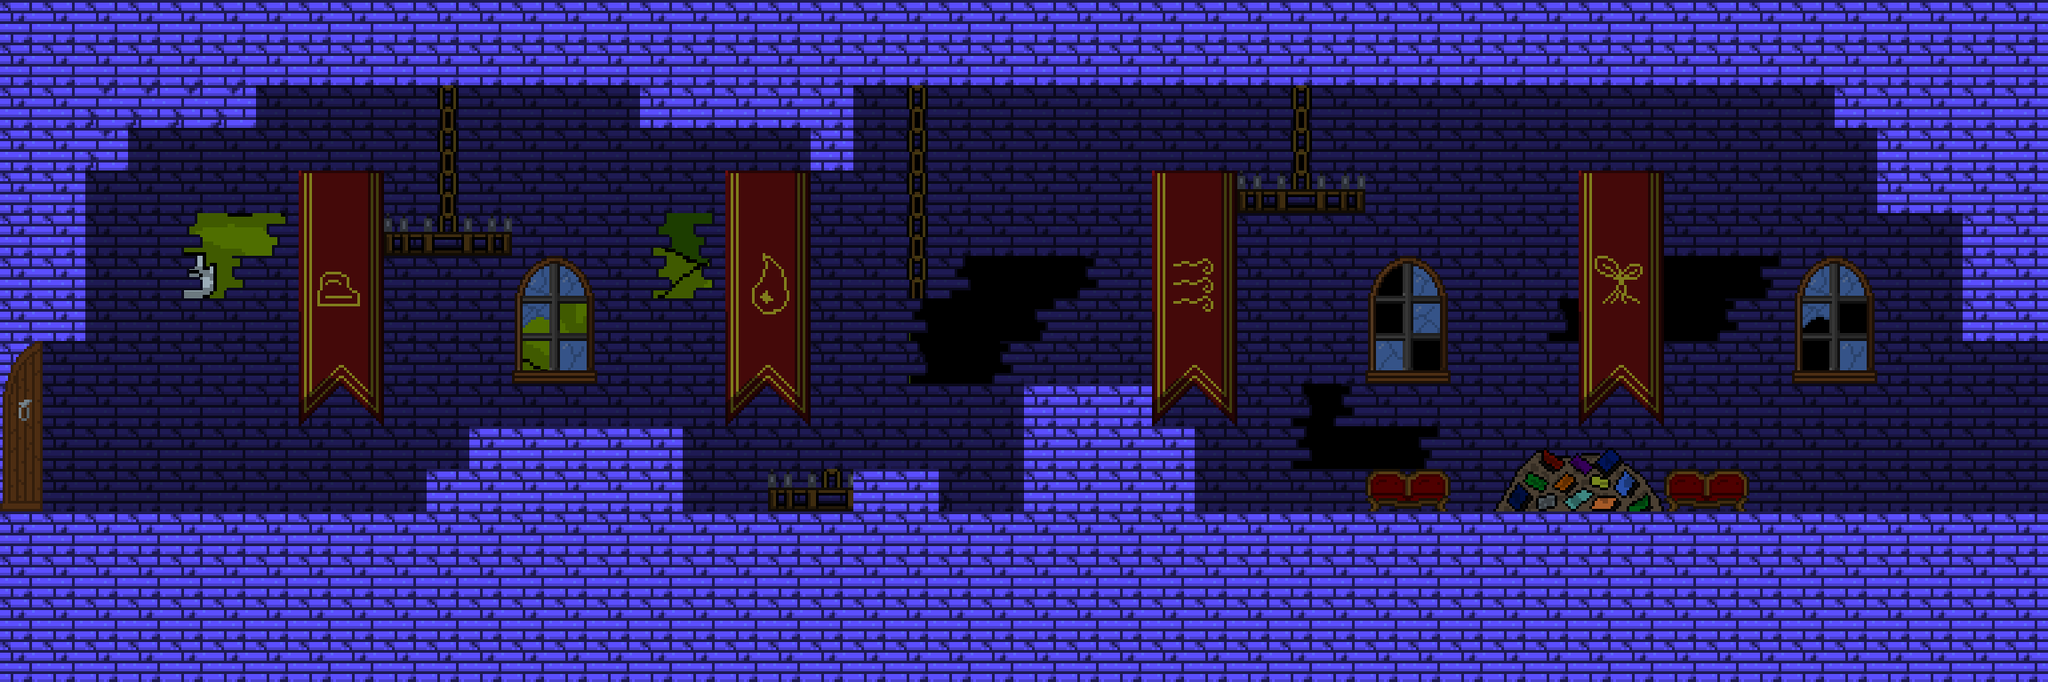

This is a level from a 2D game, rendered from its Tiled map with the project's own tilesets. A one-line summary and the map file follow, with tile-layer data summarised:
An orthogonal 48x16 tile map with 48x48 px tiles, 2 tile layers (back_tiles, front), 2 tilesets, 3 image layers and 23 objects (TextBoxObject, HazardWaterfall, SpawnPoint, Portal).

<map version="1.11" tiledversion="1.11.0" orientation="orthogonal" renderorder="right-down" width="48" height="16" tilewidth="48" tileheight="48" infinite="0" nextlayerid="18" nextobjectid="60">
 <properties>
  <property name="music" type="int" value="1" />
 </properties>
 <tileset firstgid="1" name="tileset01" tilewidth="48" tileheight="48" tilecount="176" columns="16">
  <image source="tilesets/tileset01.png" width="768" height="528" />
 </tileset>
 <tileset firstgid="177" name="objects" tilewidth="48" tileheight="48" tilecount="64" columns="8">
  <image source="objects.png" width="384" height="384" />
 </tileset>
 <imagelayer id="10" name="Image Layer 3">
  <image source="Backgrounds/ground_back.png" width="1024" height="576" />
  <properties>
   <property name="depth" type="int" value="3000" />
   <property name="parallax_x" type="float" value="1" />
   <property name="parallax_y" type="float" value="1" />
   <property name="repeat_y" type="bool" value="true" />
  </properties>
 </imagelayer>
 <imagelayer id="8" name="Image Layer 1">
  <image source="Backgrounds/ground_far.png" width="1024" height="576" />
  <properties>
   <property name="depth" type="int" value="2900" />
   <property name="parallax_x" type="float" value="0.8" />
   <property name="parallax_y" type="float" value="0.8" />
   <property name="repeat_y" type="bool" value="false" />
  </properties>
 </imagelayer>
 <imagelayer id="9" name="Image Layer 2">
  <image source="Backgrounds/ground_front.png" width="1024" height="576" />
  <properties>
   <property name="depth" type="int" value="2800" />
   <property name="parallax_x" type="float" value="0.9" />
   <property name="parallax_y" type="float" value="0.9" />
   <property name="repeat_y" type="bool" value="false" />
  </properties>
 </imagelayer>
 <layer id="11" name="back_tiles" width="48" height="16">
  <properties>
   <property name="depth" type="int" value="1000" />
   <property name="tileset" type="int" value="0" />
  </properties>
  <data>[768 cells, 754 non-empty, 20 distinct tile ids]</data>
 </layer>
 <objectgroup color="#0000ff" id="13" name="walls">
  <properties>
   <property name="isWallLayer" type="bool" value="true" />
  </properties>
  <object id="3" x="0" y="0" width="96" height="384" />
  <object id="5" x="0" y="576" width="2400" height="192" />
  <object id="8" x="96" y="0" width="2304" height="96" />
  <object id="9" x="2208" y="96" width="192" height="288" />
  <object id="11" x="96" y="96" width="192" height="48" />
  <object id="12" x="96" y="144" width="48" height="48" />
  <object id="13" x="480" y="528" width="288" height="48" />
  <object id="14" x="528" y="480" width="240" height="48" />
  <object id="15" x="720" y="432" width="48" height="48" />
  <object id="59" x="528" y="432" width="48" height="48" />
  <object id="16" x="1152" y="432" width="144" height="144" />
  <object id="17" x="1296" y="480" width="48" height="96" />
  <object id="22" x="2064" y="96" width="144" height="48" />
  <object id="23" x="2112" y="144" width="96" height="96" />
  <object id="24" x="720" y="96" width="240" height="48" />
  <object id="25" x="912" y="144" width="48" height="48" />
  <object id="26" x="-48" y="384" width="48" height="192" />
 </objectgroup>
 <layer id="12" name="front" width="48" height="16">
  <properties>
   <property name="depth" type="int" value="900" />
   <property name="tileset" type="int" value="0" />
  </properties>
  <data>[768 cells, 119 non-empty, 67 distinct tile ids]</data>
 </layer>
 <objectgroup id="14" name="objects">
  <object id="40" type="TextBoxObject" x="1680" y="480" width="192" height="96">
   <properties>
    <property name="lore" type="int" value="0" />
    <property name="text" value="why would someone burn these books" />
   </properties>
  </object>
  <object id="54" type="HazardWaterfall" x="576" y="96" width="144" height="384" />
 </objectgroup>
 <objectgroup color="#aa00ff" id="17" name="checkpoints">
  <object id="38" x="1008" y="288" width="240" height="96">
   <properties>
    <property name="room_id" type="int" value="0" />
    <property name="x" type="int" value="96" />
    <property name="y" type="int" value="0" />
   </properties>
  </object>
 </objectgroup>
 <objectgroup color="#ff5500" id="16" name="spawnpoints">
  <object id="27" x="48" y="384" width="48" height="48">
   <properties>
    <property name="id" type="int" value="0" />
   </properties>
  </object>
  <object id="28" type="SpawnPoint" x="2256" y="384" width="48" height="48">
   <properties>
    <property name="id" type="int" value="1" />
   </properties>
  </object>
 </objectgroup>
 <objectgroup color="#00ff00" id="15" name="doors">
  <object id="19" type="Portal" x="2352" y="384" width="48" height="192">
   <properties>
    <property name="horizontal" type="bool" value="false" />
    <property name="id_point" type="int" value="0" />
    <property name="id_room" type="int" value="1" />
   </properties>
  </object>
 </objectgroup>
</map>
